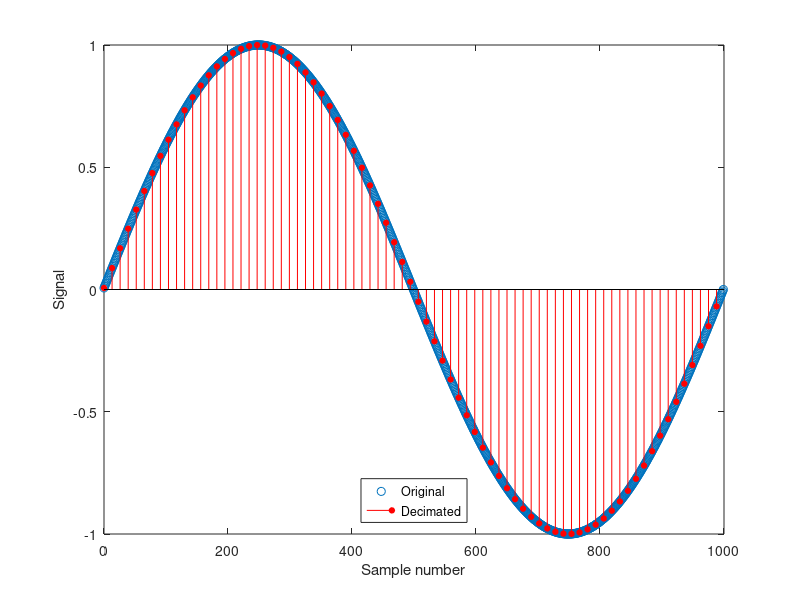

MATLAB code to generate this figure:
r = 13;
n = 1:1000;
lx = length(n);
fs = 1/lx;
x = sin(2*pi*n * fs);

plot(0:lx-1,x,'o')
hold on
y = decimate(x,r,82,'fir');
stem(0:r:lx-1,y,'ro','filled','markersize',4)

legend('Original','Decimated','Location','south')
xlabel('Sample number')
ylabel('Signal')